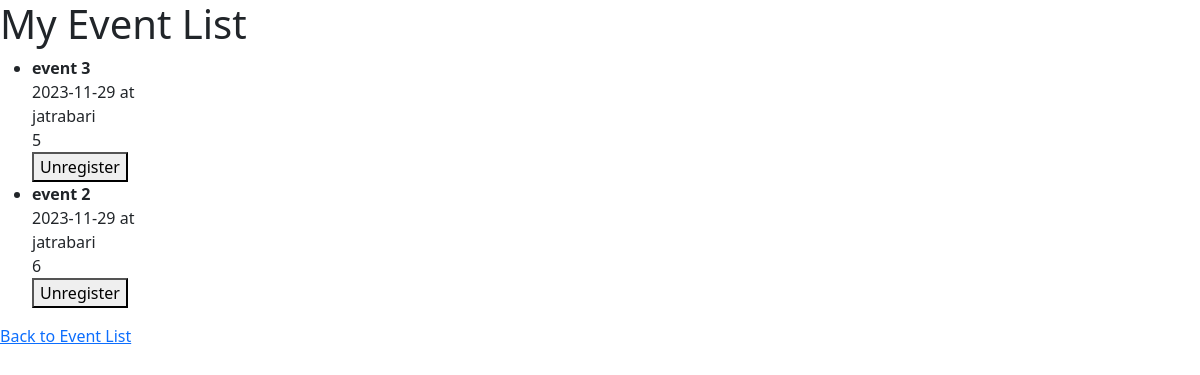
Screenshot of /api/registered-events/ (signed in) with the database file from the repository.
### events/models.py (models this page shows, shortened)
class Event(models.Model):
    title = models.CharField(max_length=255)
    description = models.TextField()
    date = models.DateField()
    time = models.TimeField()
    location_name = models.CharField(max_length=255)
    total_slots = models.PositiveIntegerField(default=0)
    available_slots = models.PositiveIntegerField(default=0)

### events/views.py (the view)
# urls.py: path('registered-events/', UserRegisteredEventsAPIView.as_view(), name='registered-events'),
class UserRegisteredEventsAPIView(generics.ListAPIView):
    serializer_class = EventRegistrationSerializer
    permission_classes = [IsAuthenticated]
    def get_queryset(self):
        user = self.request.user
        return EventRegistration.objects.filter(user=user)
    def list(self, request, *args, **kwargs):
        queryset = self.get_queryset()
        serializer = self.get_serializer(queryset, many=True)
        context = {'registered_events': serializer.data}
        return render(request, 'events/user_registered_events.html', context)

### events/serializers.py (called while the page is built)
    def get_event(self, obj):
        return EventSerializer(obj.event).data

### templates/events/user_registered_events.html (shortened to what this page needs)
{% extends "base.html" %}
{% block content %}
  <h1>My Event List</h1>
  <div>
    {% if registered_events %}
        <ul>
            {% for event_registration in registered_events %}
                <li>
                    <strong>{{ event_registration.event.title }}</strong> <br>
                    {{ event_registration.event.date }} at {{ event.event.time }} <br>
                    {{ event_registration.event.location_name }}<br>
                    {{ event_registration.id}}
                    <form id="unregister-form" method="post" action="{% url 'unregister-from-event' event_registration.id %}">
                        <button type="button" onclick="unregister()">Unregister</button>
                    </form>
                </li>
            {% endfor %}
        </ul>
    {% else %}
        <p>You haven't registered for any events yet.</p>
    {% endif %}
    <a href="{% url 'event-list' %}">Back to Event List</a>
</div>
{% endblock %}

### rows the page displays
Event: event "event 3", event.location_name "jatrabari"
Event: event "event 2", event.location_name "jatrabari"

### other values shown
{{ event_registration.event.date }} "2023-11-29" "2023-11-29"
{{ event_registration.id }} "5" "6"
